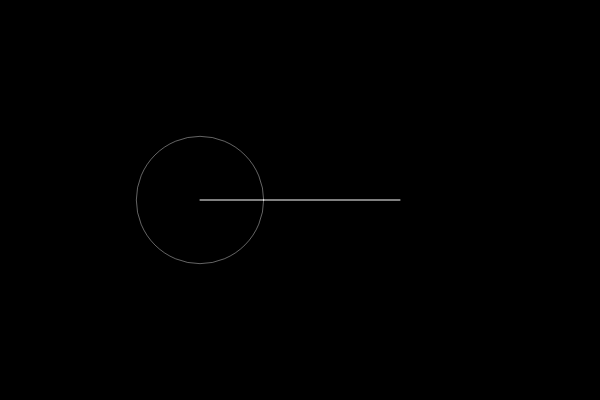
Frame 1 (no input)
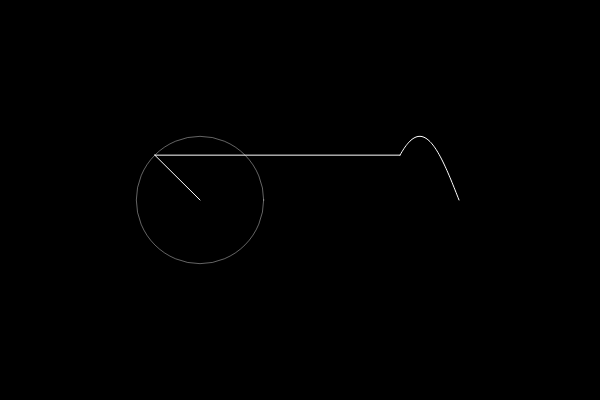
Frame 60 (no input)
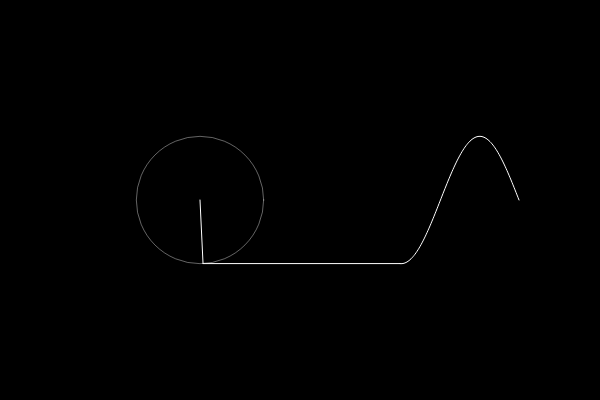
Frame 120 (the mouse pressed at the canvas centre since frame 60)

The p5.js sketch that drew these frames (run headless with seeded random() and noise() and a simulated clock; from frame 60 on, the mouse is pressed at the canvas centre):

// p5.js sketch
// ── sketch.js
let time = 0;
let wave = [];

//m is the number of sub-circles that will be created
let m = 1;

let slider;


function setup() {
  createCanvas(600, 400);
  slider = createSlider(1, 100, 1);
}



  //e^(t* 2 * PI * i), where i = sqrt(-1) and t is time
  //this function will precisely follow a circle of radius 1 and will take one second to complete one rotation
  //this function drawn over time is the definition of a sine wave and will create a sine wave that will run forever
function draw() {
  background(0);

  translate(200, 200);



  let x = 0;
  let y = 0;

  
  for(let i = 0; i < m; i++){

    //before assigning a new value to x and y we will save the previous values to use as the starting point for the new circle
    let prevx = x;
    let prevy = y;

    /*
    The next four lines of code are to generate as close to a square wave as possible, 
    as n appraoches infinity they will create a perfect square wave(not an approximate, perfect)
    The equation used is 
    
    x(t) = 4/Pi (sin(wt) + (1/3)sin(3wt) + (1/5)sin(5wt) + .... (1/2k+1)sin( (2k+1)wt )), where w = 2 * Pi * frequency

    They are labeled **Uncomment the one you want to see**
    
    */

    /*
    Square Wave
    */
    let n =  i * 2 + 1;
    let radius = 50 * (4 / (n * PI));
    x += radius * cos(n * time);
    y += radius * sin(n * time);
    

    /*
    Sawtooth wave
    */
    // let radius = 50 * (4 / PI);
    // x += radius * sin(i * PI * time)/i;
    // y += radius * sin(i * PI * time)/i;
    


    /*
    Pulse Wave
    
    let n = ((-1)^((i % 2) + 1));
    let radius = 50 * PI / (i^2);
    x += n * radius * cos(i * time);
    y += n * radius * sin(i * time);
    */






    stroke(255, 100);
    noFill();
    ellipse(prevx, prevy, radius * 2);




   //fill(255);
    stroke(255);
    line(prevx, prevy, x,y);
    //ellipse(x, y, 8);


  }

  wave.unshift(y);
  translate(200, 0);
  line(x-200,y, 0,wave[0]);
  beginShape();
  noFill();

  for(let i = 0; i < wave.length; i++){
    vertex(i, wave[i]);
  }
  endShape();

  if(wave.length > 500){
    wave.pop();
  }

 

  time -= .04;
  if(time <  (-2 * PI)){
    time = 0;
     m += 1;
     if(m > 10){
      m+= 5;
     }
  }





}
